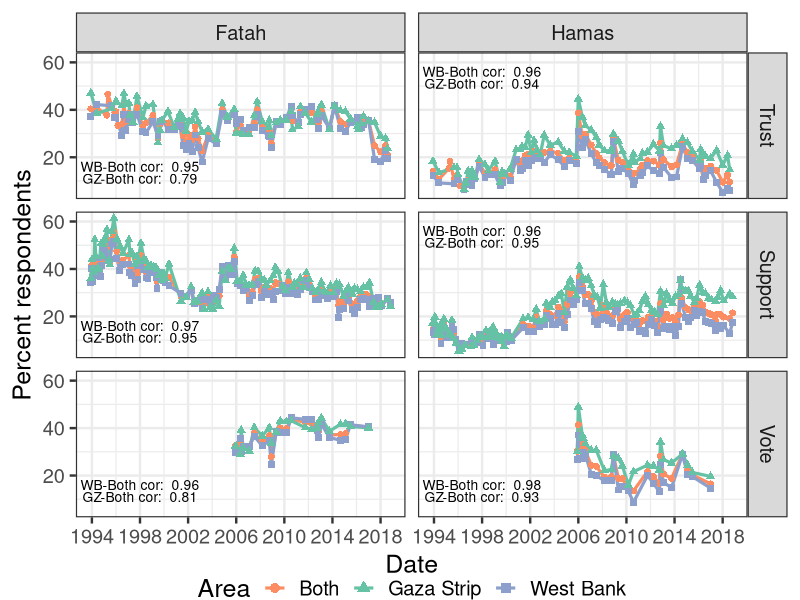

The R script that drew this image: (Note: this script raises an error after producing the figure.)
#' ---
#' author: Casey Crisman-Cox and Michael Gibilisco
#' date; Sept 2024
#' title: Survey descriptions
#' ---
library(ggplot2)
rm(list=ls())

## LOAD DATA
jmcc0 <- subset(read.csv("../../Data/jmcc.csv"), year <= 2018)
jmccWB <- subset(read.csv("../../Data/jmcc_WB.csv"), year <= 2018)
jmccGZ <- subset(read.csv("../../Data/jmcc_GAZA.csv"), year <= 2018)
jmccNew <- subset(read.csv("../../Data/jmcc_2023.csv"), year <= 2018)

cpsrWB <- subset(read.csv("../../Data/cpsr_WB.csv"), year <= 2018)
cpsrGZ <- subset(read.csv("../../Data/cpsr_GAZA.csv"), year <= 2018)
cpsr0 <- subset(read.csv("../../Data/cpsr.csv"), year <= 2018)




## Graphs

myx <- as.Date(paste0(jmcc0$year,"/",jmcc0$month,"/",1),"%Y/%B/%d")
#myx <- 1:dim(jmcc0)[1]
ggdat <- data.frame(y = c(jmcc0$trust_1, jmccWB$trust_1, jmccGZ$trust_1,
                          jmcc0$trust_2, jmccWB$trust_2, jmccGZ$trust_2,
                          cpsr0$supportFatah, cpsrWB$supportFatah, cpsrGZ$supportFatah,
                          cpsr0$supportHamas, cpsrWB$supportHamas, cpsrGZ$supportHamas,
                          jmcc0$legis_1, jmccWB$legis_1, jmccGZ$legis_1,
                          jmcc0$legis_2, jmccWB$legis_2, jmccGZ$legis_2),
                    x = rep(myx, 18),
                    Area = rep(rep(c("Both", "West Bank", "Gaza Strip"), each=dim(jmcc0)[1]),6),
                    Actor = rep(c("Fatah", "Fatah", "Fatah",
                                  "Hamas", "Hamas", "Hamas",
                                  "Fatah", "Fatah", "Fatah",
                                  "Hamas", "Hamas","Hamas",
                                  "Fatah", "Fatah", "Fatah",
                                  "Hamas", "Hamas","Hamas"), each=dim(jmcc0)[1]),
                    measure = rep(rep(c("Trust","Support","Vote"),each=6), each = dim(jmcc0)[1]))
ggdat <- ggdat[!is.na(ggdat$y),]
ggdat$measure <- factor(ggdat$measure, levels=c("Trust","Support","Vote"), ordered=T)

ggano <- data.frame(val = c(
                   paste("WB-Both cor: ", round(cor(jmcc0$trust_1, jmccWB$trust_1, use="complete.obs"), digits=2)),
                   paste("GZ-Both cor: ",round(cor(jmcc0$trust_1, jmccGZ$trust_1, use="complete.obs"), digits=2)),
                   paste("WB-Both cor: ",round(cor(jmcc0$trust_2, jmccWB$trust_2, use="complete.obs"), digits=2)),
                   paste("GZ-Both cor: ",round(cor(jmcc0$trust_2, jmccGZ$trust_2, use="complete.obs"), digits=2)),
                   paste("WB-Both cor: ",round(cor(cpsr0$supportFatah, cpsrWB$supportFatah, use="complete.obs"), digits=2)),
                   paste("GZ-Both cor: ",round(cor(cpsr0$supportFatah, cpsrGZ$supportFatah, use="complete.obs"), digits=2)),
                   paste("WB-Both cor: ",round(cor(cpsr0$supportHamas, cpsrWB$supportHamas, use="complete.obs"), digits=2)),
                   paste("GZ-Both cor: ",round(cor(cpsr0$supportHamas, cpsrGZ$supportHamas, use="complete.obs"), digits=2)),
                   paste("WB-Both cor: ",round(cor(jmcc0$legis_1, jmccWB$legis_1, use="complete.obs"), digits=2)),
                   paste("GZ-Both cor: ",round(cor(jmcc0$legis_1, jmccGZ$legis_1, use="complete.obs"), digits=2)),
                   paste("WB-Both cor: ",round(cor(jmcc0$legis_2, jmccWB$legis_2, use="complete.obs"), digits=2)),
                   paste("GZ-Both cor: ",round(cor(jmcc0$legis_2, jmccGZ$legis_2, use="complete.obs"), digits=2))),
          x = rep(as.Date("1998-02-01"), 12),
          y = c(16,11,56,51,16,11,56,51,16,11,16,11),
          Actor=rep(c("Fatah","Fatah","Hamas", "Hamas"), 3),
          measure=rep(c("Trust","Support","Vote"),each=4),
          Area=NA)
ggano$measure <- factor(ggano$measure, levels=c("Trust","Support","Vote"), ordered=T)




fig <- ggplot(ggdat, aes(x=x, y=y, color=Area,shape=Area)) +
    geom_line(linewidth=1.1) + geom_point(size=2) + facet_grid(measure~Actor) + theme_bw(18) +
    scale_color_manual(values=c("#fc8d62", "#66c2a5",  "#8da0cb")) +
    scale_x_date(breaks=as.Date(paste(seq(from=1994,to=2018, by=4), "-02-01",sep="")),
                 labels = seq(from=1994,to=2018, by=4)) +
    ylab("Percent respondents") + xlab("Date") +
    geom_text(data=ggano, aes(x=x,y=y,label=val),color="Black",size=3.5, inherit.aes=FALSE)+
    guides(shape = guide_legend(override.aes = list(size = 3))) +
    theme(legend.position = "bottom",
          legend.margin=margin(0,0,0,0),
          legend.box.margin=margin(-20,-20,-9,-20))
ggsave("../../Output/Figures/figureC2.pdf", plot = fig,
       width = 7.75, height = 7, units = "in")






